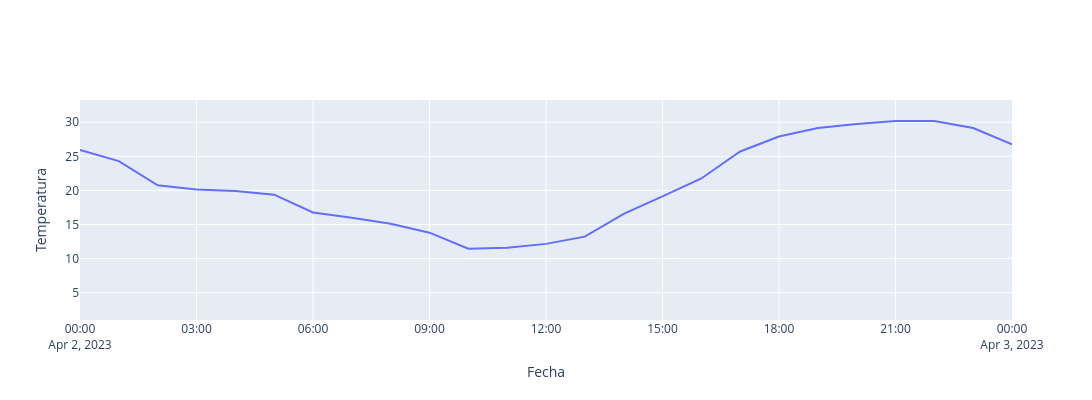

Here is the notebook cell this chart was saved with:
### Code cell
fig = go.Figure()

fig.add_trace(go.Scatter(
    x = df_casa.index,
    y = df_casa["t2m_celsius"],
    mode = "lines",
    
))

fig.update_layout(
    xaxis_title= "Fecha",
    yaxis_title = "Temperatura",
    xaxis = dict(range=[f1,f2]),
    width=1200,
    height=400
)

fig.show()

### Figure 1 — Plotly figure (JSON) as saved in the notebook; plotly's stock layout.template omitted (floating-point values rounded to 4 significant figures; data arrays with more than 128 entries replaced by an {"elided": "..."} marker saying what was removed)
{"data": [{"mode": "lines", "type": "scatter", "x": {"elided": "8760 str values"}, "y": {"elided": "8760 float values"}}], "layout": {"height": 400, "width": 1200, "xaxis": {"range": ["2023-04-02T00:00:00", "2023-04-03T00:00:00"], "title": {"text": "Fecha"}}, "yaxis": {"title": {"text": "Temperatura"}}}}
